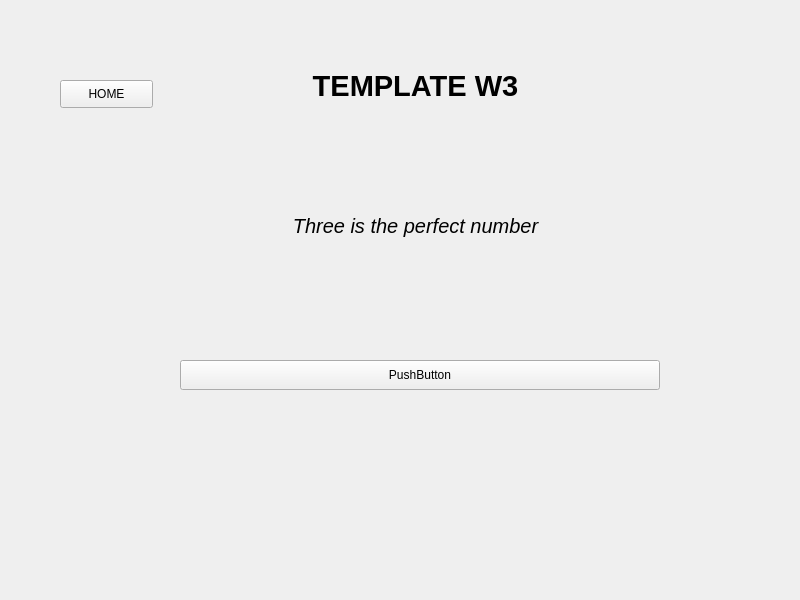
<?xml version="1.0" encoding="UTF-8"?>
<ui version="4.0">
 <class>TemplateW3</class>
 <widget class="QMainWindow" name="TemplateW3">
  <property name="geometry">
   <rect>
    <x>0</x>
    <y>0</y>
    <width>800</width>
    <height>600</height>
   </rect>
  </property>
  <property name="windowTitle">
   <string>MainWindow</string>
  </property>
  <widget class="QWidget" name="centralwidget">
   <widget class="QLabel" name="m_lbl_Header_W1">
    <property name="geometry">
     <rect>
      <x>170</x>
      <y>40</y>
      <width>491</width>
      <height>91</height>
     </rect>
    </property>
    <property name="font">
     <font>
      <pointsize>22</pointsize>
      <weight>75</weight>
      <bold>true</bold>
     </font>
    </property>
    <property name="text">
     <string>TEMPLATE W3</string>
    </property>
    <property name="alignment">
     <set>Qt::AlignCenter</set>
    </property>
   </widget>
   <widget class="QPushButton" name="m_btn_Home">
    <property name="geometry">
     <rect>
      <x>60</x>
      <y>80</y>
      <width>93</width>
      <height>28</height>
     </rect>
    </property>
    <property name="text">
     <string>HOME</string>
    </property>
   </widget>
   <widget class="QLabel" name="m_lbl_ToTr_W1_1">
    <property name="geometry">
     <rect>
      <x>230</x>
      <y>200</y>
      <width>371</width>
      <height>51</height>
     </rect>
    </property>
    <property name="font">
     <font>
      <pointsize>15</pointsize>
      <italic>true</italic>
     </font>
    </property>
    <property name="text">
     <string>Three is the perfect number</string>
    </property>
    <property name="alignment">
     <set>Qt::AlignCenter</set>
    </property>
   </widget>
   <widget class="QPushButton" name="m_btn_3State">
    <property name="geometry">
     <rect>
      <x>180</x>
      <y>360</y>
      <width>480</width>
      <height>30</height>
     </rect>
    </property>
    <property name="text">
     <string>PushButton</string>
    </property>
   </widget>
  </widget>
 </widget>
 <resources/>
 <connections/>
</ui>
